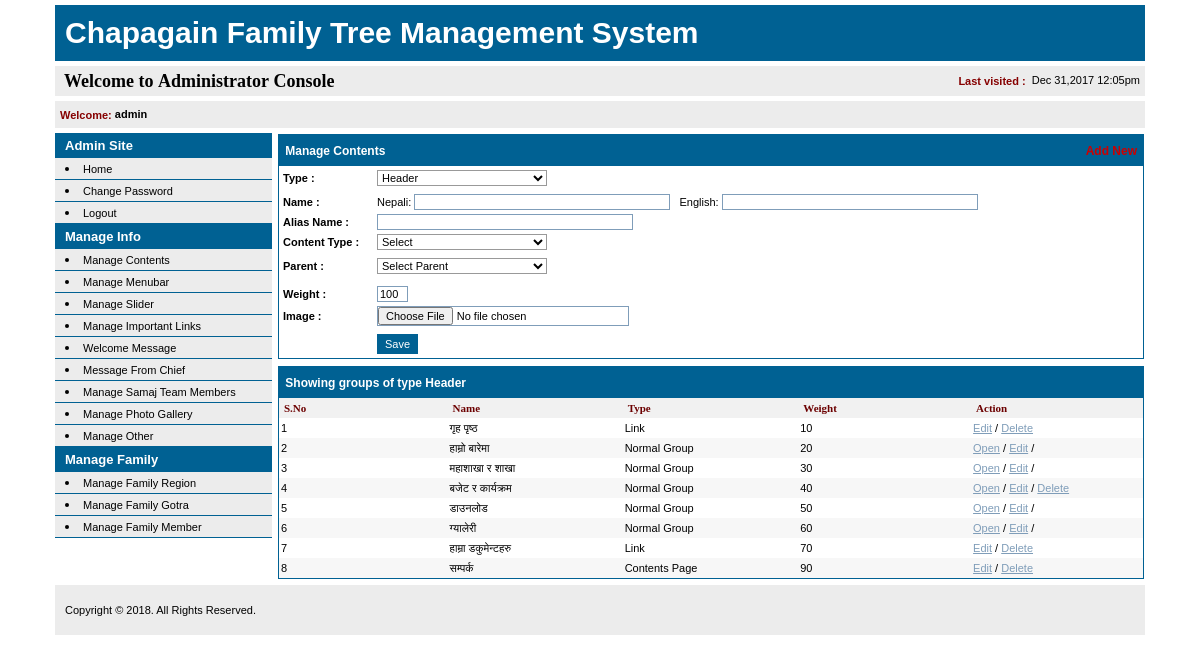
Before: /admin/cms.php?groupType=Header (signed in) with the older database file.
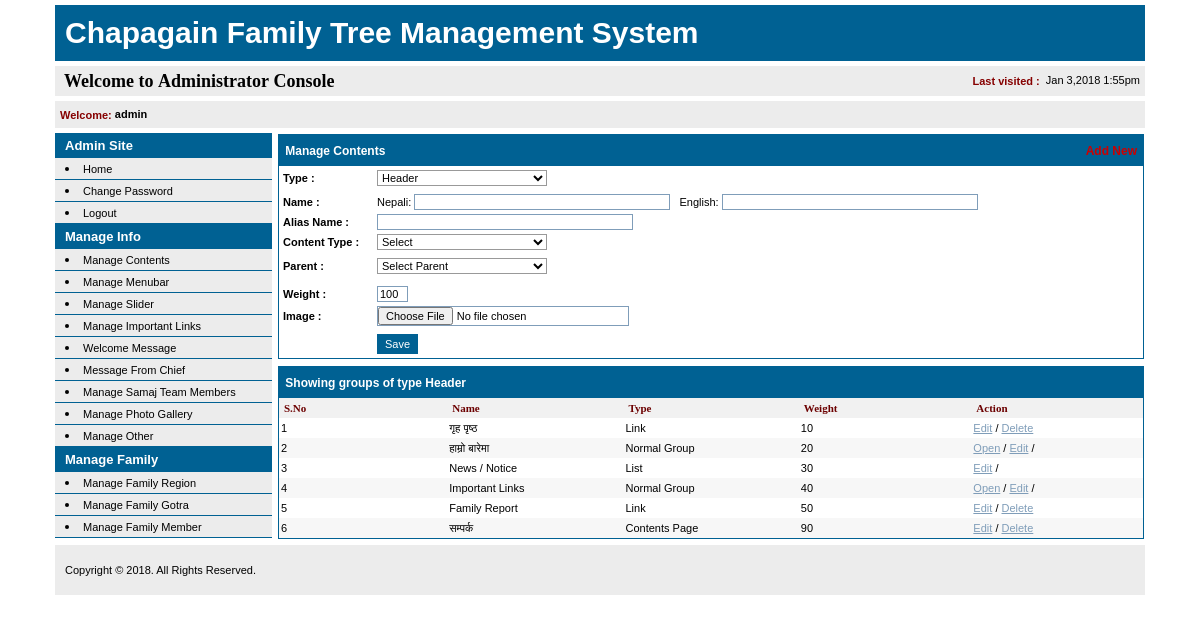
After: the same page with the newer database file.
### tables this page shows
CREATE TABLE IF NOT EXISTS `groups` (
`id` int(11) NOT NULL,
  `name` varchar(250) NOT NULL DEFAULT '',
  `nameen` varchar(255) NOT NULL,
  `urlname` varchar(250) NOT NULL,
  `type` varchar(200) NOT NULL DEFAULT '',
  `parentId` int(11) NOT NULL DEFAULT '0',
  `shortcontents` text NOT NULL,
  `shortcontentsen` text NOT NULL,
  `contents` longtext NOT NULL,
  `contentsen` text NOT NULL,
  `linkType` varchar(255) NOT NULL DEFAULT '',
  `weight` int(11) NOT NULL DEFAULT '50',
  `hide` varchar(3) NOT NULL DEFAULT 'no',
  `onDate` date NOT NULL DEFAULT '0000-00-00',
  `image` varchar(250) NOT NULL DEFAULT '',
  `display` varchar(10) NOT NULL,
  `featured` varchar(3) NOT NULL DEFAULT '',
  `block` varchar(100) NOT NULL,
  `transportation` varchar(250) NOT NULL,
  `pageTitle` text NOT NULL,
  `pageKeyword` text NOT NULL,
  `activity` varchar(100) NOT NULL,
  `publish` varchar(3) NOT NULL
);

### admin/init.php (called while the page is built, shortened)
<?php
require_once("../data/conn.php");
require_once("../data/users.php");
require_once("../data/groups.php");
$conn 					= new Dbconn();
$groups					= new Groups();
require_once("../data/sqlinjection.php");
?>

### data/sqlinjection.php (called while the page is built, shortened)
<?php
function cleanQuery($string)
{
  if (phpversion() >= '4.3.0')
  {
    $string = mysql_real_escape_string($string);
  }
  else
  {
    $string = mysql_escape_string($string);
  }
  return $string;
}
?>

### data/groups.php (the view, shortened to what the changed rows need)
<?php
class Groups
{
	function getByParentId($parentId)
	{
		global $conn;
		$parentId = cleanQuery($parentId);
		$sql = "SElECT * FROM groups WHERE parentId = '$parentId' ORDER BY weight";
		$result = $conn->exec($sql);
		return $result;
	}
	function getByParentIdAndType($id, $type)
	{
		global $conn;
		$id = cleanQuery($id);
		$type = cleanQuery($type);
		$sql = "SElECT * FROM groups WHERE `type` = '$type' AND parentId = '$id' ORDER BY weight";
		$result = $conn->exec($sql);
		return $result;
	}
	function isDeletable($id)
	{
		global $conn;
		$result = $this->getByParentId($id);
		if ($conn->numRows($result) > 0)
			return false;
		return true;
	}
}
?>

### data/conn.php (called while the page is built, shortened)
<?php
	class Dbconn{
		var $links;
		function Dbconn(){
			$this->host = "localhost";
			$this->uname = "root";
			$this->psw = "";
			$this->dbname = "chapagain";
			$this->links = mysql_connect($this->host,$this->uname,$this->psw) or die("Sorry, couldnot connect to MySQL Server");
		}
		function exec($sqlMain){
			$result = mysql_query($sqlMain,$this->links) or die(mysql_error());
			return $result;
		}
		function numRows($result)
		{
			return mysql_num_rows($result);
		}
		function fetchArray($result)
		{
			return mysql_fetch_array($result);
		}
	}
?>

### data/groups.php (the view, shortened to what the changed rows need)
<?php
class Groups
{
	function getByParentId($parentId)
	{
		global $conn;
		$parentId = cleanQuery($parentId);
		$sql = "SElECT * FROM groups WHERE parentId = '$parentId' ORDER BY weight";
		$result = $conn->exec($sql);
		return $result;
	}
	function getByParentIdAndType($id, $type)
	{
		global $conn;
		$id = cleanQuery($id);
		$type = cleanQuery($type);
		$sql = "SElECT * FROM groups WHERE `type` = '$type' AND parentId = '$id' ORDER BY weight";
		$result = $conn->exec($sql);
		return $result;
	}
	function isDeletable($id)
	{
		global $conn;
		$result = $this->getByParentId($id);
		if ($conn->numRows($result) > 0)
			return false;
		return true;
	}
}
?>

### admin/header.php (shortened to what the changed rows need)
<table width="100%"  border="0" cellspacing="0" cellpadding="0">
  <tr class="lightbg">
    <td width="211" height="30" class="hdr">&nbsp;&nbsp;Welcome&nbsp;to&nbsp;Administrator&nbsp;Console&nbsp;</td>
    <td height="30" align="right" style="padding-right:5px;"><?php if(isset($_SESSION['sessLastLogin'])){
	  echo '<span class="tab_search_Over">Last visited :&nbsp;&nbsp;</span>';
	  $arrDate = explode(' ',$_SESSION['sessLastLogin']);
	  $arrDate1 = explode('-',$arrDate[0]);
	  $arrDate2 = explode(':',$arrDate[1]);
	  echo date("M j,Y g:ia",mktime($arrDate2[0],$arrDate2[1],$arrDate2[2],$arrDate1[1],$arrDate1[2],$arrDate1[0]));
	  }
  ?>
    </td>
  </tr>
</table>

### admin/grouplisting.php (shortened to what the changed rows need)
<table width="100%" border="0" cellspacing="0" cellpadding="2">
  <?php
	$counter = 0;
	if ($parentId == 0)
	{
		if(!empty($selectedGroupType))
		$result = $groups->getByParentIdAndType(0, $selectedGroupType);
	}
	else
	{
		$result = $groups->getByParentId($parentId);
	}
	while ($result && $row = $conn->fetchArray($result))
	{
		$counter++;
	?>
  <tr <?php if ($counter % 2 == 0) { echo "bgcolor='#F7F7F7'";} ?>>
    <td valign="top"><?php echo $counter; ?></td>
    <td valign="top"><?php echo $row['name']; ?></td>
    <td valign="top"><?php echo $row['linkType']; ?></td>
    <td valign="top"><?php echo $row['weight']; ?></td>
    <td valign="top"><?php
		if ($withOpen)
		{
			if ($row['linkType'] == "Normal Group")
			{
			?>
      <a href="<?php echo $pagename; ?>?parentId=<?php echo $row['id']; ?>&groupType=<?php echo $row['type']; ?>&open">Open</a> /
      <?php
    	}
		}
		if ($withEdit)
		{
			$link = $pagename ."?id=" . $row['id'];
			$link .= "&parentId=" . $row['parentId'];
			$link .= "&groupType=" . $row['type'];
			?>
      <a href="<?php echo $link; ?>">Edit</a> /
      <?php
		}
		if ($withDelete)
		{
			if ($groups->isDeletable($row['id']) || $row['linkType'] == "Video Gallery" || $row['linkType'] == "Gallery")
			{
			?>
      <a href="#" onclick="delete_confirmation('manage_cms.php?id=<?php echo $row['id']; ?><?php if(isset($_GET['parentId'])){ ?>&parentId=<?php echo $_GET['parentId']; } ?>&groupType=<?php echo $row['type'];?>&delete');">Delete</a>
      <?php
			}
		}
    ?>    </td>
  </tr>
  <?php
	}
	?>
</table>

Changed rows visible on the page:
removed groups: name "महाशाखा र शाखा", linkType "Normal Group", weight "30"
removed groups: name "बजेट र कार्यक्रम", linkType "Normal Group", weight "40"
removed groups: name "डाउनलोड", linkType "Normal Group", weight "50"
removed groups: name "ग्यालेरी", linkType "Normal Group", weight "60"
removed groups: name "हाम्रा डकुमेन्टहरु", linkType "Link", weight "70"
added groups: name "News / Notice", linkType "List", weight "30"
added groups: name "Important Links", linkType "Normal Group", weight "40"
added groups: name "Family Report", linkType "Link", weight "50"
Other visible differences:
text no longer shown: "Dec 31,2017 12:05pm"
text now shown: "Jan 3,2018 1:55pm"
